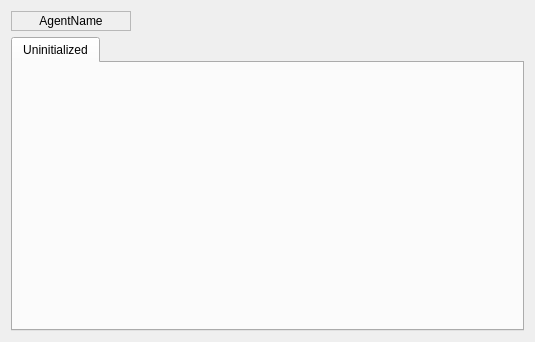
<?xml version="1.0" encoding="UTF-8"?>
<ui version="4.0">
 <class>GenericCommandWidgetUi</class>
 <widget class="QWidget" name="GenericCommandWidgetUi">
  <property name="geometry">
   <rect>
    <x>0</x>
    <y>0</y>
    <width>535</width>
    <height>342</height>
   </rect>
  </property>
  <property name="windowTitle">
   <string>Form</string>
  </property>
  <layout class="QVBoxLayout" name="verticalLayout">
   <item>
    <layout class="QHBoxLayout" name="horizontalLayout">
     <item>
      <widget class="QLabel" name="agentLabel">
       <property name="minimumSize">
        <size>
         <width>120</width>
         <height>0</height>
        </size>
       </property>
       <property name="frameShape">
        <enum>QFrame::StyledPanel</enum>
       </property>
       <property name="frameShadow">
        <enum>QFrame::Sunken</enum>
       </property>
       <property name="lineWidth">
        <number>1</number>
       </property>
       <property name="text">
        <string>AgentName</string>
       </property>
       <property name="alignment">
        <set>Qt::AlignCenter</set>
       </property>
      </widget>
     </item>
     <item>
      <spacer name="horizontalSpacer">
       <property name="orientation">
        <enum>Qt::Horizontal</enum>
       </property>
       <property name="sizeType">
        <enum>QSizePolicy::Expanding</enum>
       </property>
       <property name="sizeHint" stdset="0">
        <size>
         <width>40</width>
         <height>20</height>
        </size>
       </property>
      </spacer>
     </item>
    </layout>
   </item>
   <item>
    <widget class="QTabWidget" name="tabWidget">
     <property name="currentIndex">
      <number>0</number>
     </property>
     <widget class="QWidget" name="tab">
      <attribute name="title">
       <string>Uninitialized</string>
      </attribute>
     </widget>
    </widget>
   </item>
  </layout>
 </widget>
 <resources/>
 <connections/>
</ui>
